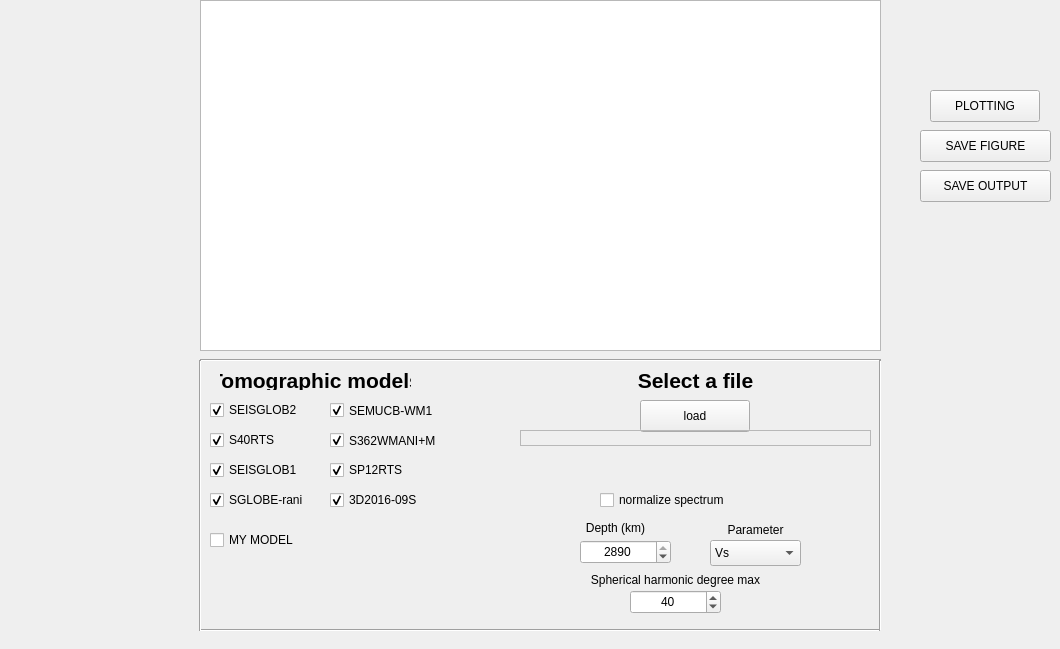
    <widget class="QWidget" name="Spectrum">
     <attribute name="title">
      <string>Spectrum</string>
     </attribute>
     <widget class="Qt5MplCanvas" name="mapfig_spec">
      <property name="enabled">
       <bool>true</bool>
      </property>
      <property name="geometry">
       <rect>
        <x>200</x>
        <y>0</y>
        <width>681</width>
        <height>351</height>
       </rect>
      </property>
      <property name="minimumSize">
       <size>
        <width>150</width>
        <height>100</height>
       </size>
      </property>
      <property name="maximumSize">
       <size>
        <width>700</width>
        <height>700</height>
       </size>
      </property>
     </widget>
     <widget class="QLabel" name="label_22">
      <property name="geometry">
       <rect>
        <x>580</x>
        <y>520</y>
        <width>71</width>
        <height>16</height>
       </rect>
      </property>
      <property name="text">
       <string>Depth (km)</string>
      </property>
      <property name="alignment">
       <set>Qt::AlignCenter</set>
      </property>
     </widget>
     <widget class="QDoubleSpinBox" name="depth_spec">
      <property name="geometry">
       <rect>
        <x>580</x>
        <y>540</y>
        <width>91</width>
        <height>24</height>
       </rect>
      </property>
      <property name="alignment">
       <set>Qt::AlignCenter</set>
      </property>
      <property name="decimals">
       <number>0</number>
      </property>
      <property name="minimum">
       <double>0.000000000000000</double>
      </property>
      <property name="maximum">
       <double>2890.000000000000000</double>
      </property>
      <property name="singleStep">
       <double>1.000000000000000</double>
      </property>
      <property name="value">
       <double>2890.000000000000000</double>
      </property>
     </widget>
     <widget class="QLabel" name="label_23">
      <property name="geometry">
       <rect>
        <x>220</x>
        <y>370</y>
        <width>191</width>
        <height>20</height>
       </rect>
      </property>
      <property name="font">
       <font>
        <pointsize>16</pointsize>
        <weight>75</weight>
        <bold>true</bold>
       </font>
      </property>
      <property name="text">
       <string>Tomographic models</string>
      </property>
      <property name="alignment">
       <set>Qt::AlignCenter</set>
      </property>
     </widget>
     <widget class="QLabel" name="label_24">
      <property name="geometry">
       <rect>
        <x>690</x>
        <y>520</y>
        <width>131</width>
        <height>20</height>
       </rect>
      </property>
      <property name="text">
       <string>Parameter</string>
      </property>
      <property name="alignment">
       <set>Qt::AlignCenter</set>
      </property>
     </widget>
     <widget class="QComboBox" name="parameter_spec">
      <property name="geometry">
       <rect>
        <x>710</x>
        <y>540</y>
        <width>91</width>
        <height>26</height>
       </rect>
      </property>
      <property name="editable">
       <bool>false</bool>
      </property>
      <property name="currentIndex">
       <number>0</number>
      </property>
      <property name="maxVisibleItems">
       <number>3</number>
      </property>
      <property name="duplicatesEnabled">
       <bool>true</bool>
      </property>
      <item>
       <property name="text">
        <string>Vs</string>
       </property>
      </item>
      <item>
       <property name="text">
        <string>Vp</string>
       </property>
      </item>
      <item>
       <property name="text">
        <string>Density</string>
       </property>
      </item>
     </widget>
     <widget class="QCheckBox" name="SEISGLOB2">
      <property name="geometry">
       <rect>
        <x>210</x>
        <y>400</y>
        <width>101</width>
        <height>20</height>
       </rect>
      </property>
      <property name="text">
       <string>SEISGLOB2</string>
      </property>
      <property name="checked">
       <bool>true</bool>
      </property>
     </widget>
     <widget class="QCheckBox" name="S40RTS">
      <property name="geometry">
       <rect>
        <x>210</x>
        <y>430</y>
        <width>101</width>
        <height>20</height>
       </rect>
      </property>
      <property name="text">
       <string>S40RTS</string>
      </property>
      <property name="checked">
       <bool>true</bool>
      </property>
     </widget>
     <widget class="QCheckBox" name="SEMUCB">
      <property name="geometry">
       <rect>
        <x>330</x>
        <y>400</y>
        <width>131</width>
        <height>21</height>
       </rect>
      </property>
      <property name="text">
       <string>SEMUCB-WM1</string>
      </property>
      <property name="checked">
       <bool>true</bool>
      </property>
     </widget>
     <widget class="QCheckBox" name="S362ANI">
      <property name="geometry">
       <rect>
        <x>330</x>
        <y>430</y>
        <width>131</width>
        <height>21</height>
       </rect>
      </property>
      <property name="text">
       <string>S362WMANI+M</string>
      </property>
      <property name="checked">
       <bool>true</bool>
      </property>
     </widget>
     <widget class="QPushButton" name="plot_spec">
      <property name="geometry">
       <rect>
        <x>930</x>
        <y>90</y>
        <width>110</width>
        <height>32</height>
       </rect>
      </property>
      <property name="text">
       <string>PLOTTING</string>
      </property>
     </widget>
     <widget class="QPushButton" name="savefig_spec">
      <property name="geometry">
       <rect>
        <x>920</x>
        <y>130</y>
        <width>131</width>
        <height>32</height>
       </rect>
      </property>
      <property name="text">
       <string>SAVE FIGURE</string>
      </property>
     </widget>
     <widget class="QLabel" name="label_25">
      <property name="geometry">
       <rect>
        <x>580</x>
        <y>570</y>
        <width>191</width>
        <height>20</height>
       </rect>
      </property>
      <property name="text">
       <string>Spherical harmonic degree max</string>
      </property>
      <property name="alignment">
       <set>Qt::AlignCenter</set>
      </property>
     </widget>
     <widget class="QDoubleSpinBox" name="HSdeg_spec">
      <property name="geometry">
       <rect>
        <x>630</x>
        <y>590</y>
        <width>91</width>
        <height>24</height>
       </rect>
      </property>
      <property name="alignment">
       <set>Qt::AlignCenter</set>
      </property>
      <property name="decimals">
       <number>0</number>
      </property>
      <property name="minimum">
       <double>1.000000000000000</double>
      </property>
      <property name="maximum">
       <double>60.000000000000000</double>
      </property>
      <property name="singleStep">
       <double>1.000000000000000</double>
      </property>
      <property name="value">
       <double>40.000000000000000</double>
      </property>
     </widget>
     <widget class="QPushButton" name="saveoutput_spec">
      <property name="geometry">
       <rect>
        <x>920</x>
        <y>170</y>
        <width>131</width>
        <height>32</height>
       </rect>
      </property>
      <property name="text">
       <string>SAVE OUTPUT</string>
      </property>
     </widget>
     <widget class="QLabel" name="label_30">
      <property name="geometry">
       <rect>
        <x>630</x>
        <y>370</y>
        <width>131</width>
        <height>20</height>
       </rect>
      </property>
      <property name="font">
       <font>
        <pointsize>16</pointsize>
        <weight>75</weight>
        <bold>true</bold>
       </font>
      </property>
      <property name="text">
       <string>Select a file</string>
      </property>
      <property name="alignment">
       <set>Qt::AlignCenter</set>
      </property>
     </widget>
     <widget class="QPushButton" name="loadfile_spec">
      <property name="geometry">
       <rect>
        <x>640</x>
        <y>400</y>
        <width>110</width>
        <height>32</height>
       </rect>
      </property>
      <property name="text">
       <string>load</string>
      </property>
     </widget>
     <widget class="QLabel" name="label_31">
      <property name="geometry">
       <rect>
        <x>520</x>
        <y>430</y>
        <width>351</width>
        <height>16</height>
       </rect>
      </property>
      <property name="frameShape">
       <enum>QFrame::StyledPanel</enum>
      </property>
      <property name="text">
       <string/>
      </property>
     </widget>
     <widget class="Line" name="line_7">
      <property name="geometry">
       <rect>
        <x>200</x>
        <y>350</y>
        <width>681</width>
        <height>20</height>
       </rect>
      </property>
      <property name="orientation">
       <enum>Qt::Horizontal</enum>
      </property>
     </widget>
     <widget class="Line" name="line_8">
      <property name="geometry">
       <rect>
        <x>200</x>
        <y>620</y>
        <width>681</width>
        <height>20</height>
       </rect>
      </property>
      <property name="orientation">
       <enum>Qt::Horizontal</enum>
      </property>
     </widget>
     <widget class="Line" name="line_9">
      <property name="geometry">
       <rect>
        <x>190</x>
        <y>360</y>
        <width>20</width>
        <height>271</height>
       </rect>
      </property>
      <property name="orientation">
       <enum>Qt::Vertical</enum>
      </property>
     </widget>
     <widget class="Line" name="line_10">
      <property name="geometry">
       <rect>
        <x>870</x>
        <y>360</y>
        <width>20</width>
        <height>271</height>
       </rect>
      </property>
      <property name="orientation">
       <enum>Qt::Vertical</enum>
      </property>
     </widget>
     <widget class="QCheckBox" name="SEISGLOB1">
      <property name="geometry">
       <rect>
        <x>210</x>
        <y>460</y>
        <width>101</width>
        <height>20</height>
       </rect>
      </property>
      <property name="text">
       <string>SEISGLOB1</string>
      </property>
      <property name="checked">
       <bool>true</bool>
      </property>
     </widget>
     <widget class="QCheckBox" name="SP12RTS">
      <property name="geometry">
       <rect>
        <x>330</x>
        <y>460</y>
        <width>101</width>
        <height>20</height>
       </rect>
      </property>
      <property name="text">
       <string>SP12RTS</string>
      </property>
      <property name="checked">
       <bool>true</bool>
      </property>
     </widget>
     <widget class="QCheckBox" name="norm">
      <property name="geometry">
       <rect>
        <x>600</x>
        <y>490</y>
        <width>151</width>
        <height>20</height>
       </rect>
      </property>
      <property name="text">
       <string>normalize spectrum</string>
      </property>
      <property name="checked">
       <bool>false</bool>
      </property>
     </widget>
     <widget class="QCheckBox" name="SGLOBE">
      <property name="geometry">
       <rect>
        <x>210</x>
        <y>490</y>
        <width>101</width>
        <height>20</height>
       </rect>
      </property>
      <property name="text">
       <string>SGLOBE-rani</string>
      </property>
      <property name="checked">
       <bool>true</bool>
      </property>
     </widget>
     <widget class="QCheckBox" name="YOURMODEL">
      <property name="enabled">
       <bool>true</bool>
      </property>
      <property name="geometry">
       <rect>
        <x>210</x>
        <y>530</y>
        <width>121</width>
        <height>20</height>
       </rect>
      </property>
      <property name="text">
       <string>MY MODEL</string>
      </property>
      <property name="checked">
       <bool>false</bool>
      </property>
     </widget>
     <widget class="QCheckBox" name="D2016">
      <property name="geometry">
       <rect>
        <x>330</x>
        <y>490</y>
        <width>101</width>
        <height>20</height>
       </rect>
      </property>
      <property name="text">
       <string>3D2016-09S</string>
      </property>
      <property name="checked">
       <bool>true</bool>
      </property>
     </widget>
    </widget>
